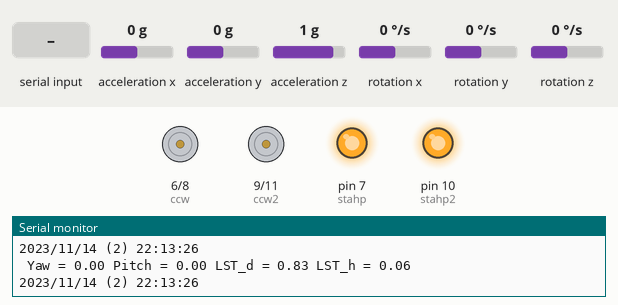
Recording of a sketch running on a simulated Arduino Uno, built with avr-gcc and run on an emulated ATmega328P. Parts: motor-driver pin pairs drawn as motors (green arrow = first pin HIGH = forward, orange = second pin HIGH = backward, longer = more drive), output pins drawn as LEDs (lit = HIGH), the last lines printed to the serial monitor. The inputs (shaded band) are chosen by the test bench; at power-on: rotation x 0 °/s, rotation y 0 °/s, acceleration x 0 g, acceleration y 0 g, acceleration z 1 g, rotation z 0 °/s. The local clock reads 2024-03-15 10:24:30 at power-on unless the sketch sets it.

Above: at 6.2 s.
6.3 s: rotation x set to 192 °/s
At 7.1 s:
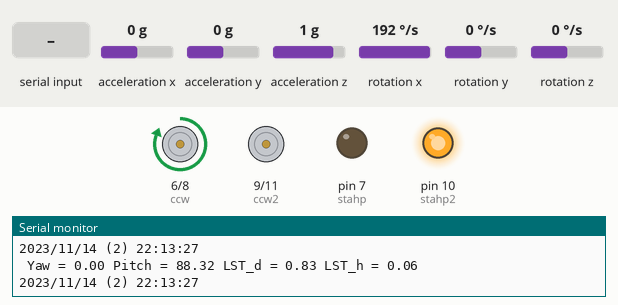
7.8 s: rotation y set to 100 °/s
At 8.3 s:
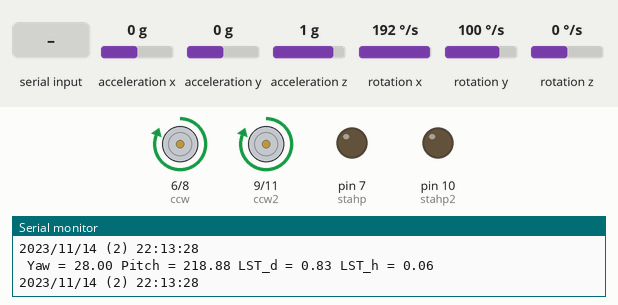
9.3 s: "90,45\n" received over Serial
At 10.36 s:
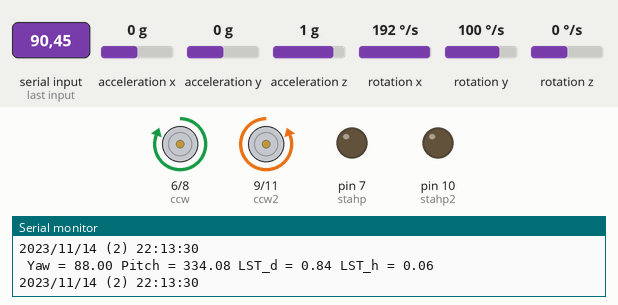
11.9 s: "200\n" received over Serial
14.9 s: rotation y set to -192 °/s
At 17.8 s:
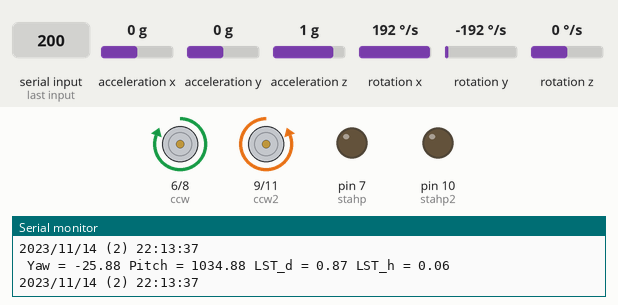
17.9 s: rotation y set to 21 °/s
20.9 s: rotation y set to 25 °/s
Timing chart, 0 to 23.5 s (numbered marks = the images above; inputs shaded):
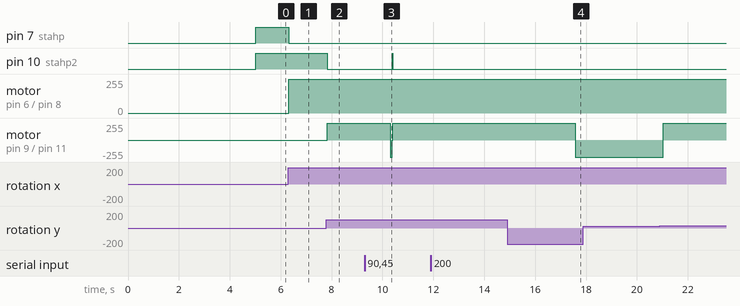

The sketch:

i2c_object_tracker.ino
```cpp
#include <Wire.h>
#include "RTClib.h" //important
#include <MPU6050.h>
#include <time.h>
RTC_DS1307 rtc;
#define DS1307_ADDRESS 0x68 ///< I2C address for DS1307
#define MPU6050_ADDRESS 0x69//AD0 PIN (on the mpu6050 sensor)
MPU6050 mpu;
//define RTC.
double M,Y,D,MN,H,S;  //  14h 15m 39.7s, 19° 10′ 56″ Arcturus => 213.9154167    19.1822222  // 05h 55m 10.3053s, +07° 24′ 25.426″ Betelgeuse => 88.7929388    7.4070628
double A,B;
double location = 41.0251;//my longtitude.
double location2 = 29.0195;//my latitude.
double LST_degrees;//variable to store local side real time(LST) in degrees.
double LST_hours;//variable to store local side real time(LST) in decimal hours.
unsigned long timer = 0;
float timeStep = 0.01;
// Pitch and Yaw values
double pitch = 0; //Pitch ==> DEC value in degrees
double yaw = 0; // Yaw ==> RA value in degrees
double val = 0;//variable to store the user input DEC
double val2 = 0;//variable to store the user input RA
double temp = val2;//temporary value to store val2
const int stahp=7,stahp2=10;
const int cw=8,cw2=11;
const int ccw=6,ccw2=9;


void setup() {
      Serial.begin(115200);
    Serial.print("setup begin!");
  //set date-time according to (seconds, minutes, hours, day of the week, day of the month, month, year)
  if (! rtc.isrunning()) {
    Serial.println("RTC is NOT running!");
    Serial.println("Initialize MPU6050");
     //following line sets the RTC to the date & time this sketch was compiled
     //rtc.adjust(DateTime(F(_DATE_), F(_TIME_)));
     rtc.adjust(DateTime(__DATE__, __TIME__));
     //This line sets the RTC with an explicit date & time, for example to set
     //January 21, 2014 at 3am you would call:
     rtc.adjust(DateTime(2021, 12, 1, 11, 20, 0));
  }
    //rtc.adjust(DateTime(F(_DATE_), F(_TIME_)));
    rtc.adjust(DateTime(__DATE__, __TIME__));
    rtc.now();

    pinMode(stahp, OUTPUT); // base motor stop
    pinMode(cw, OUTPUT); //base motor clockwise
    pinMode(ccw,OUTPUT); // base motor counter clockwise
    pinMode(stahp2,OUTPUT); // DEC motor stop
    pinMode(cw2,OUTPUT); // DEC motor clockwise
    pinMode(ccw2,OUTPUT); // DEC motor counter clockwise
    delay(5000);//wait before starting
    while(!mpu.begin(MPU6050_SCALE_2000DPS, MPU6050_RANGE_2G))
    {
    }
    mpu.calibrateGyro();
    mpu.setThreshold(3);
    Serial.print("setup done!");
}
void loop()
{
    DateTime now = rtc.now();
    // DEC = declination
    Serial.print(now.year(), DEC);
    Serial.print('/');
    Serial.print(now.month(), DEC);
    Serial.print('/');
    Serial.print(now.day(), DEC);
    Serial.print(" (");
    Serial.print(now.dayOfTheWeek());
    Serial.print(") ");
    Serial.print(now.hour(), DEC);
    Serial.print(':');
    Serial.print(now.minute(), DEC);
    Serial.print(':');
    Serial.print(now.second(), DEC);
    Serial.println();
 //this will update the RA degrees with sidereal time 1degree at a time
    //this way the object or star on the sky is tracked.
  if(location2>0){//for the northern hemisphere.
    if( floor(LST_degrees)==LST_degrees ){
      if (LST_degrees>180){
        val2 = temp+(360-LST_degrees);
        }else{
        val2 = temp-LST_degrees; //use val2 = temp+LST_degrees; if you are located in the southern hemisphere.
        }
    }
  }else{//for the southern hemisphere.
   if( floor(LST_degrees)==LST_degrees ){
      if (LST_degrees>180){
        val2 = temp-(360-LST_degrees);
        }else{
        val2 = temp+LST_degrees; //use val2 = temp+LST_degrees; if you are located in the southern hemisphere.
        }
    }
}
  rtc.now();
  LST_time();
  recvdata();
  pitch_check();
  yaw_check();
  timer = millis();
  Vector norm = mpu.readNormalizeGyro();
  //I've put the sensor with a 90 degree angle on the setup due to
    //cable connection problems. Because of that the data values from the mpu6050 chip are
    //different in this case:
    //roll data(X-axis) is pitch.
    //pitch data(Y-axis) is yaw.
    yaw = yaw + norm.YAxis * timeStep;
    pitch = pitch + norm.XAxis * timeStep;
    Serial.print(" Yaw = ");
    Serial.print(yaw);
    Serial.print(" Pitch = ");
    Serial.print(pitch);
    Serial.print(" LST_d = ");
    Serial.print(LST_degrees);
    Serial.print(" LST_h = ");
    Serial.println(LST_hours);//local sidereal time in decimal hours.
    delay((timeStep*1000) - (millis() - timer));//timer for the gyro.

}
void recvdata(){
  //This function receives data from serial as (0.00,0.00)
  //splits it to strings by the comma ","
  //than converts them to doubles
  if(Serial.available() > 0){
   String a= Serial.readString();
   String value1, value2;
   //For loop which will seperate the String in parts
   //and assign them the variables we declare
   for (int i = 0; i < a.length(); i++ ){
       if (a.substring(i, i+1) == ",") {
           value2 = a.substring(0, i);
           value1= a.substring(i+1);
           break;
            }
        }
        val=90-value1.toFloat();
        val2=value2.toFloat();
        temp = val2;
    }
}
void pitch_check(){
    //check if pitch is high, low or equal to the user input
    //send commands to slave-module to start and stop motors
    if(floor(pitch*100)/100==floor(val*100)/100){
        digitalWrite(stahp,HIGH);
        }else{
        digitalWrite(stahp,LOW);
    }
    if(floor(pitch*100)<floor(val*100)){
        digitalWrite(cw,HIGH);
        }else{
        digitalWrite(cw,LOW);
    }
    if(floor(pitch*100)>floor(val*100)){
        digitalWrite(ccw,HIGH);
        }else{
        digitalWrite(ccw,LOW);
    }
}
void yaw_check(){
    //check if yaw is high, low or equal to the user input
    //send commands to slave-module to start and stop motors
    if(floor(yaw*100)==floor(val2*100)){
        digitalWrite(stahp2,HIGH);
        }else{
        digitalWrite(stahp2,LOW);
    }
    if(floor(yaw*100)<floor(val2*100)){
        digitalWrite(cw2,HIGH);
        }else{
        digitalWrite(cw2,LOW);
    }
    if(floor(yaw*100)>floor(val2*100)){
        digitalWrite(ccw2,HIGH);
        }else{
        digitalWrite(ccw2,LOW);
    }
}

void LST_time(){
  //http://www.stargazing.net/kepler/altaz.html

  DateTime now = rtc.now();

  M = (double) now.month();
  Y = (double) now.year();
  D = (double) now.dayOfTheWeek();
  MN = (double) now.minute();
  H = (double) now.hour();
  S = (double) now.second();
  A = (double) (Y-2000)*365.242199;
  B = (double) (M-1)*30.4368499;
  double JDN200=A+B+(D-1)+now.hour()/24;
  double decimal_time = H+(MN/60)+(S/3600);
  double LST = 100.46 + 0.985647 * JDN200 + location + 15*decimal_time;
  LST_degrees = (LST-(floor((LST/360)*360))) ;
  LST_hours = LST_degrees/15;
}
```

Measured:
- after the input at 6.3 s, pin 7 (stahp): HIGH → LOW at once; motor on pin 6 (ccw) / pin 8 (cw): stopped → forward 255/255 at once
- after the input at 7.8 s, pin 10 (stahp2): HIGH → LOW at once; motor on pin 9 (ccw2) / pin 11 (cw2): stopped → forward 255/255 at once
- after the input at 9.3 s, pin 10 (stahp2): LOW → HIGH after 1.1 s, → LOW 0.02 s later; motor on pin 9 (ccw2) / pin 11 (cw2): forward 255/255 → backward 255/255 after 1.0 s, → forward 255/255 0.09 s later
- after the input at 14.9 s, motor on pin 9 (ccw2) / pin 11 (cw2): forward 255/255 → backward 255/255 after 2.7 s
